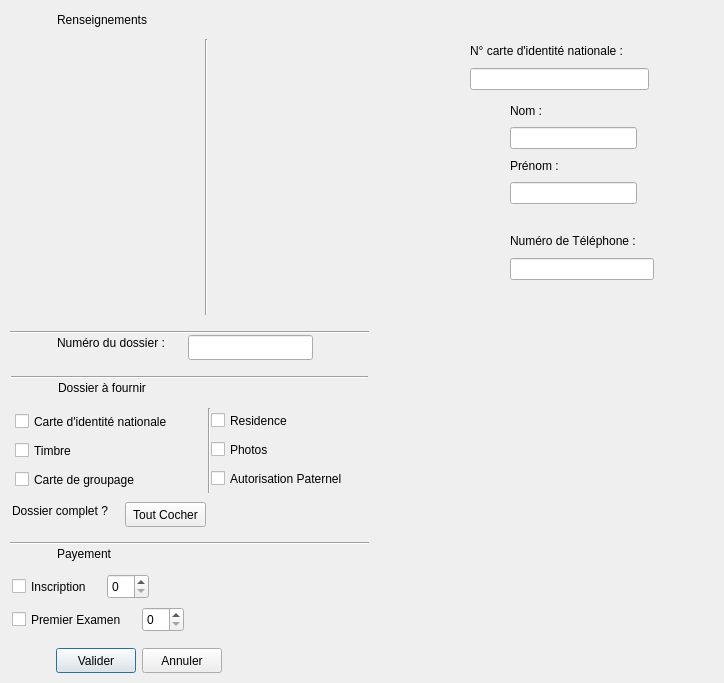
<?xml version="1.0" encoding="UTF-8"?>
<ui version="4.0">
 <class>addVehicule</class>
 <widget class="QDialog" name="addVehicule">
  <property name="geometry">
   <rect>
    <x>0</x>
    <y>0</y>
    <width>724</width>
    <height>683</height>
   </rect>
  </property>
  <property name="windowTitle">
   <string>Dialog</string>
  </property>
  <property name="styleSheet">
   <string notr="true">font: 63 10pt &quot;Yu Gothic UI Semibold&quot;;</string>
  </property>
  <widget class="QPushButton" name="pushButton_Valider">
   <property name="geometry">
    <rect>
     <x>56</x>
     <y>648</y>
     <width>80</width>
     <height>25</height>
    </rect>
   </property>
   <property name="text">
    <string>Valider</string>
   </property>
  </widget>
  <widget class="QPushButton" name="pushButton_Annuler">
   <property name="geometry">
    <rect>
     <x>142</x>
     <y>648</y>
     <width>80</width>
     <height>25</height>
    </rect>
   </property>
   <property name="text">
    <string>Annuler</string>
   </property>
  </widget>
  <widget class="Line" name="line_2">
   <property name="geometry">
    <rect>
     <x>10</x>
     <y>324</y>
     <width>359</width>
     <height>16</height>
    </rect>
   </property>
   <property name="orientation">
    <enum>Qt::Horizontal</enum>
   </property>
  </widget>
  <widget class="Line" name="line_4">
   <property name="geometry">
    <rect>
     <x>10</x>
     <y>535</y>
     <width>359</width>
     <height>16</height>
    </rect>
   </property>
   <property name="orientation">
    <enum>Qt::Horizontal</enum>
   </property>
  </widget>
  <widget class="QSpinBox" name="spinBox_ins">
   <property name="geometry">
    <rect>
     <x>107</x>
     <y>574</y>
     <width>42</width>
     <height>25</height>
    </rect>
   </property>
  </widget>
  <widget class="QCheckBox" name="checkBox_ins">
   <property name="geometry">
    <rect>
     <x>12</x>
     <y>575</y>
     <width>89</width>
     <height>23</height>
    </rect>
   </property>
   <property name="text">
    <string>Inscription</string>
   </property>
  </widget>
  <widget class="QCheckBox" name="checkBox_PrE">
   <property name="geometry">
    <rect>
     <x>12</x>
     <y>608</y>
     <width>124</width>
     <height>23</height>
    </rect>
   </property>
   <property name="text">
    <string>Premier Examen</string>
   </property>
  </widget>
  <widget class="QSpinBox" name="spinBox_PrE">
   <property name="geometry">
    <rect>
     <x>142</x>
     <y>607</y>
     <width>42</width>
     <height>25</height>
    </rect>
   </property>
  </widget>
  <widget class="Line" name="line_3">
   <property name="geometry">
    <rect>
     <x>11</x>
     <y>369</y>
     <width>357</width>
     <height>16</height>
    </rect>
   </property>
   <property name="orientation">
    <enum>Qt::Horizontal</enum>
   </property>
  </widget>
  <widget class="QLabel" name="label_8">
   <property name="geometry">
    <rect>
     <x>12</x>
     <y>502</y>
     <width>107</width>
     <height>17</height>
    </rect>
   </property>
   <property name="text">
    <string>Dossier complet ?</string>
   </property>
  </widget>
  <widget class="QPushButton" name="pushButton">
   <property name="geometry">
    <rect>
     <x>125</x>
     <y>502</y>
     <width>81</width>
     <height>25</height>
    </rect>
   </property>
   <property name="text">
    <string>Tout Cocher</string>
   </property>
  </widget>
  <widget class="QLabel" name="label_11">
   <property name="geometry">
    <rect>
     <x>57</x>
     <y>545</y>
     <width>61</width>
     <height>17</height>
    </rect>
   </property>
   <property name="text">
    <string>Payement</string>
   </property>
  </widget>
  <widget class="QLabel" name="label_2">
   <property name="geometry">
    <rect>
     <x>57</x>
     <y>334</y>
     <width>124</width>
     <height>17</height>
    </rect>
   </property>
   <property name="text">
    <string>Numéro du dossier :</string>
   </property>
  </widget>
  <widget class="QLineEdit" name="lineEdit_numDossier">
   <property name="geometry">
    <rect>
     <x>188</x>
     <y>335</y>
     <width>125</width>
     <height>25</height>
    </rect>
   </property>
  </widget>
  <widget class="QLabel" name="label_10">
   <property name="geometry">
    <rect>
     <x>58</x>
     <y>379</y>
     <width>100</width>
     <height>17</height>
    </rect>
   </property>
   <property name="text">
    <string>Dossier à fournir</string>
   </property>
  </widget>
  <widget class="Line" name="line_5">
   <property name="geometry">
    <rect>
     <x>201</x>
     <y>408</y>
     <width>16</width>
     <height>85</height>
    </rect>
   </property>
   <property name="orientation">
    <enum>Qt::Vertical</enum>
   </property>
  </widget>
  <widget class="QCheckBox" name="checkBox_CIN">
   <property name="geometry">
    <rect>
     <x>15</x>
     <y>410</y>
     <width>178</width>
     <height>23</height>
    </rect>
   </property>
   <property name="text">
    <string>Carte d'identité nationale</string>
   </property>
  </widget>
  <widget class="QCheckBox" name="checkBox_Groupage">
   <property name="geometry">
    <rect>
     <x>15</x>
     <y>468</y>
     <width>139</width>
     <height>23</height>
    </rect>
   </property>
   <property name="text">
    <string>Carte de groupage</string>
   </property>
  </widget>
  <widget class="QCheckBox" name="checkBox_Timbre">
   <property name="geometry">
    <rect>
     <x>15</x>
     <y>439</y>
     <width>67</width>
     <height>23</height>
    </rect>
   </property>
   <property name="text">
    <string>Timbre</string>
   </property>
  </widget>
  <widget class="QCheckBox" name="checkBox_Photo">
   <property name="geometry">
    <rect>
     <x>211</x>
     <y>438</y>
     <width>68</width>
     <height>23</height>
    </rect>
   </property>
   <property name="text">
    <string>Photos</string>
   </property>
  </widget>
  <widget class="QCheckBox" name="checkBox_Residence">
   <property name="geometry">
    <rect>
     <x>211</x>
     <y>409</y>
     <width>85</width>
     <height>23</height>
    </rect>
   </property>
   <property name="text">
    <string>Residence</string>
   </property>
  </widget>
  <widget class="QCheckBox" name="checkBox_APaternel">
   <property name="geometry">
    <rect>
     <x>211</x>
     <y>467</y>
     <width>154</width>
     <height>23</height>
    </rect>
   </property>
   <property name="text">
    <string>Autorisation Paternel</string>
   </property>
  </widget>
  <widget class="Line" name="line">
   <property name="geometry">
    <rect>
     <x>198</x>
     <y>39</y>
     <width>16</width>
     <height>276</height>
    </rect>
   </property>
   <property name="orientation">
    <enum>Qt::Vertical</enum>
   </property>
  </widget>
  <widget class="QLabel" name="label_9">
   <property name="geometry">
    <rect>
     <x>57</x>
     <y>11</y>
     <width>100</width>
     <height>17</height>
    </rect>
   </property>
   <property name="text">
    <string>Renseignements</string>
   </property>
  </widget>
  <widget class="QWidget" name="">
   <property name="geometry">
    <rect>
     <x>510</x>
     <y>230</y>
     <width>144</width>
     <height>50</height>
    </rect>
   </property>
   <layout class="QVBoxLayout" name="verticalLayout">
    <item>
     <widget class="QLabel" name="label_4">
      <property name="text">
       <string>Numéro de Téléphone :</string>
      </property>
     </widget>
    </item>
    <item>
     <widget class="QLineEdit" name="lineEdit_numTelephone"/>
    </item>
   </layout>
  </widget>
  <widget class="QWidget" name="">
   <property name="geometry">
    <rect>
     <x>510</x>
     <y>100</y>
     <width>127</width>
     <height>104</height>
    </rect>
   </property>
   <layout class="QVBoxLayout" name="verticalLayout_2">
    <item>
     <widget class="QLabel" name="label_Code_2">
      <property name="text">
       <string>Nom :</string>
      </property>
     </widget>
    </item>
    <item>
     <widget class="QLineEdit" name="lineEdit_nom"/>
    </item>
    <item>
     <widget class="QLabel" name="label_Nom_2">
      <property name="text">
       <string>Prénom :</string>
      </property>
     </widget>
    </item>
    <item>
     <widget class="QLineEdit" name="lineEdit_prenom"/>
    </item>
   </layout>
  </widget>
  <widget class="QWidget" name="">
   <property name="geometry">
    <rect>
     <x>470</x>
     <y>40</y>
     <width>179</width>
     <height>50</height>
    </rect>
   </property>
   <layout class="QVBoxLayout" name="verticalLayout_3">
    <item>
     <widget class="QLabel" name="label_3">
      <property name="text">
       <string>N° carte d'identité nationale :</string>
      </property>
     </widget>
    </item>
    <item>
     <widget class="QLineEdit" name="lineEdit_numCin"/>
    </item>
   </layout>
  </widget>
 </widget>
 <resources/>
 <connections/>
</ui>
